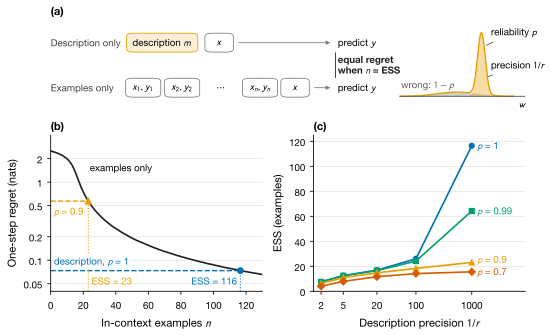

Reproduce this figure in Python.
"""Figure 1: a description is worth a number of examples, set by its
precision and capped by its reliability.

(a) is a schematic. (b) and (c) use d = 16, a0 = 10, sigma_y = 1, single
query (N = 1). Description regrets and ESS values are read from
results/rq2-reliability/ess_map.csv (three seeds). The examples-only regret
curve in (b) is recomputed here with seeds 100-102, as in that script.

    uv run python results/fig1-overview/overview.py
"""

import csv
import pathlib

import matplotlib.pyplot as plt
import numpy as np
from matplotlib.patches import FancyBboxPatch

from descriptor_icl import gaussian as g
from orx_figstyle import BASELINE, MUTED, PALETTE, TEXT, label_ends, panel_labels, save, use_style

HERE = pathlib.Path(__file__).parent
D, A0 = 16, 10.0
PS = (1.0, 0.99, 0.9, 0.7)
COLOR = {1.0: PALETTE["blue"], 0.99: PALETTE["green"], 0.9: PALETTE["orange"], 0.7: PALETTE["red"]}
MARKER = {1.0: "o", 0.99: "s", 0.9: "^", 0.7: "D"}


def ess_rows():
    with (HERE.parent / "rq2-reliability" / "ess_map.csv").open() as f:
        return [
            {k: float(v) for k, v in row.items()}
            for row in csv.DictReader(f)
            if int(row["d"]) == D and float(row["a0"]) == A0 and int(row["N"]) == 1
        ]


def examples_regret(K=140, S=20_000, seeds=(100, 101, 102)):
    """Single-query regret after n examples under the base prior, n = 0..K-1."""
    G = np.mean(
        [g.G_path(g.info_increments(g.gaussian_designs(D, K, S, s), A0)[0])[0] for s in seeds],
        axis=0,
    )
    return g.regret_examples(G, 1)


def token(ax, x, y, text, w=0.9, face="white", edge=BASELINE):
    ax.add_patch(FancyBboxPatch((x - w / 2, y - 0.42), w, 0.84, boxstyle="round,pad=0,rounding_size=0.15",
                                facecolor=face, edgecolor=edge, linewidth=0.6))
    ax.text(x, y, text, ha="center", va="center", fontsize=7)


def schematic(ax):
    ax.set_xlim(0, 10)
    ax.set_ylim(0, 4)
    ax.axis("off")
    accent = PALETTE["orange"]
    top, bot = 3.0, 1.0

    ax.text(0.0, top, "Description only", ha="left", va="center", fontsize=7, color="#404040")
    ax.text(0.0, bot, "Examples only", ha="left", va="center", fontsize=7, color="#404040")
    token(ax, 2.35, top, "description $m$", w=1.5, face="#FBEFD9", edge=accent)
    token(ax, 3.55, top, "$x$", w=0.6)
    for i, t in enumerate(("$x_1, y_1$", "$x_2, y_2$", "$\\cdots$", "$x_n, y_n$")):
        token(ax, 1.95 + 0.82 * i, bot, t, w=0.74, face="white" if t != "$\\cdots$" else "none",
              edge=BASELINE if t != "$\\cdots$" else "none")
    token(ax, 5.15, bot, "$x$", w=0.6)
    for y in (top, bot):
        x0 = 3.85 if y == top else 5.45
        ax.annotate("", xy=(5.95, y), xytext=(x0 + 0.05, y),
                    arrowprops=dict(arrowstyle="-|>", lw=0.6, color=BASELINE, mutation_scale=6))
        ax.text(6.05, y, "predict $y$", ha="left", va="center", fontsize=7)
    ax.text(6.05, 2.0, "equal regret\nwhen $n$ = ESS", ha="left", va="center", fontsize=7,
            fontweight="bold", color="#202020")
    ax.plot([6.0, 6.0], [1.45, 2.55], color="#202020", lw=0.6)

    # The description as a prior on w: a robust mixture. Shapes are illustrative.
    inset = ax.inset_axes([0.735, 0.04, 0.265, 0.92])
    inset.axis("off")
    w = np.linspace(-3, 3, 600)
    p, r, m = 0.75, 0.04, 1.3
    base = np.exp(-w**2 / 2) / np.sqrt(2 * np.pi)
    desc = np.exp(-(w - m) ** 2 / (2 * r)) / np.sqrt(2 * np.pi * r)
    inset.fill_between(w, (1 - p) * base, color=MUTED, lw=0)
    inset.fill_between(w, p * desc, color=accent, alpha=0.35, lw=0)
    inset.plot(w, p * desc + (1 - p) * base, color=accent, lw=1.0)
    inset.axhline(0, color="#404040", lw=0.6)
    inset.set_xlim(-3, 3.6)
    inset.set_ylim(-0.25, 1.75)
    inset.text(3.6, -0.08, "$w$", ha="right", va="top", fontsize=7)
    inset.annotate("reliability $p$", xy=(m + 0.12, 1.2), xytext=(1.8, 1.55),
                   fontsize=7, ha="left", va="center",
                   arrowprops=dict(arrowstyle="-", lw=0.5, color="#404040"))
    inset.annotate("precision $1/r$", xy=(m + 0.22, 0.45), xytext=(1.8, 0.75),
                   fontsize=7, ha="left", va="center",
                   arrowprops=dict(arrowstyle="-", lw=0.5, color="#404040"))
    inset.text(-1.5, 0.12, "wrong: $1-p$", ha="center", va="bottom", fontsize=7, color="#606060")
    return inset


def main():
    use_style()
    rows = ess_rows()
    R = examples_regret()

    fig = plt.figure(figsize=(TEXT, 3.35), layout="constrained")
    axd = fig.subplot_mosaic([["a", "a"], ["b", "c"]], height_ratios=[0.75, 1.3])
    schematic(axd["a"])

    # (b) the definition, on the most precise description in the grid
    ax = axd["b"]
    n = np.arange(len(R))
    ax.plot(n, R, color="#202020", lw=1.2)
    ax.text(24, 1.3, "examples only", fontsize=7, ha="left", va="bottom")
    for p in (1.0, 0.9):
        row = next(x for x in rows if x["r"] == 0.001 and x["p"] == p)
        crossing = g.first_crossing(R, row["regret"])[1]
        assert abs(crossing - row["ess"]) < 0.03 * row["ess"], (p, crossing, row["ess"])
        print(f"p={p:g}: curve crossing {crossing:.2f}, ess_map.csv {row['ess']:.2f}")
        c = COLOR[p]
        ax.plot([0, row["ess"]], [row["regret"]] * 2, color=c, lw=1.0, ls="--")
        ax.plot([row["ess"]] * 2, [0.04, row["regret"]], color=c, lw=0.8, ls=":")
        ax.plot(row["ess"], row["regret"], marker=MARKER[p], color=c, ms=4)
        left = p == 1.0
        ax.text(row["ess"] + (-2 if left else 2), 0.046, f"ESS = {row['ess']:.0f}", color=c,
                fontsize=7, ha="right" if left else "left", va="bottom")
        ax.text(2, row["regret"] * (1.1 if left else 0.88), f"description, $p$ = {p:g}" if left else f"$p$ = {p:g}", color=c,
                fontsize=7, ha="left", va="bottom" if left else "top",
                bbox=dict(facecolor="white", edgecolor="none", pad=0.3))
    ax.set_yscale("log")
    ax.set_xlim(0, 130)
    ax.set_ylim(0.04, 4)
    ax.set_yticks([0.05, 0.1, 0.2, 0.5, 1, 2], ["0.05", "0.1", "0.2", "0.5", "1", "2"])
    ax.minorticks_off()
    ax.set_xlabel("In-context examples $n$")
    ax.set_ylabel("One-step regret (nats)")

    # (c) ESS against precision, one line per reliability
    ax = axd["c"]
    lines = []
    for p in PS:
        pts = sorted((1 / x["r"], x["ess"]) for x in rows if x["p"] == p)
        xs, ys = zip(*pts)
        (line,) = ax.plot(xs, ys, color=COLOR[p], marker=MARKER[p], ms=3.5)
        lines.append(line)
    ax.set_xscale("log")
    ax.set_xticks([2, 5, 20, 100, 1000], ["2", "5", "20", "100", "1000"])
    ax.minorticks_off()
    ax.set_ylim(0, 125)
    ax.set_xlabel("Description precision $1/r$")
    ax.set_ylabel("ESS (examples)")
    label_ends(ax, lines, [f"$p$ = {p:g}" for p in PS], pad=4)

    panel_labels([axd["a"], axd["b"], axd["c"]])
    save(fig, str(HERE / "overview"))


if __name__ == "__main__":
    main()
